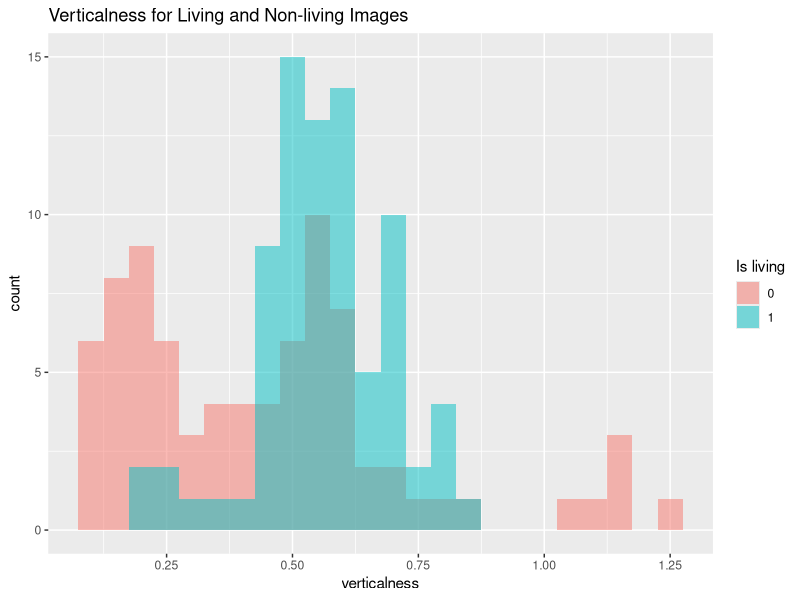
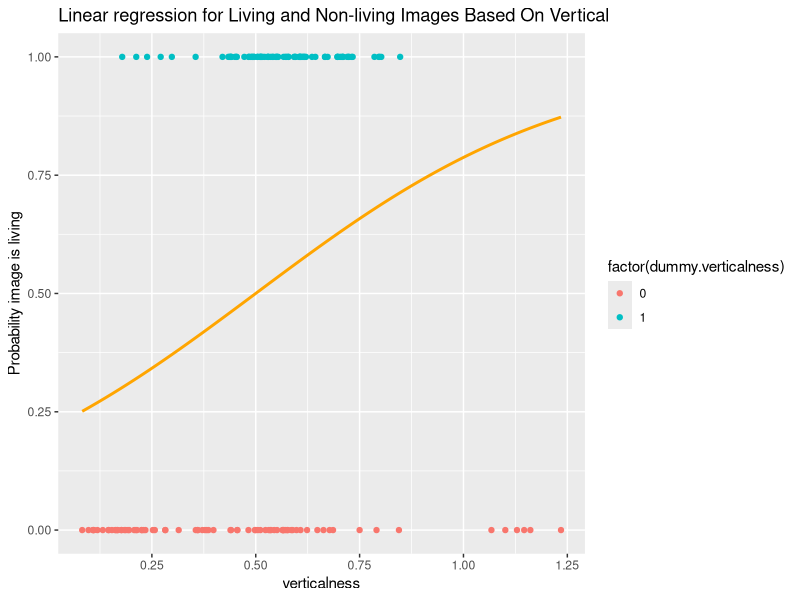
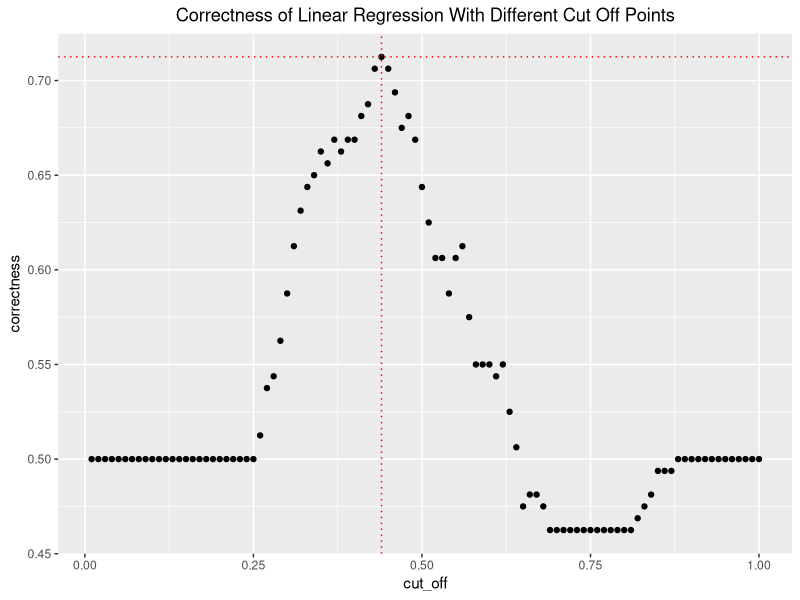

R code for these plots, in order: (Note: this script raises an error after producing the figures.)
library(ggplot2)
library(tidyr)

set.seed(3060)

get_living_loc <- function() {
  return(c(1:40, 61:80, 101:120))  
}

get_non_living_loc <- function() {
  return(c(41:60, 81:100, 121:160))
}

get_all_loc <- function() {
  return(1:160)
}

living_labels <- c("banana", "cherry", "flower", "pear")



print("##################  1.1 #########################")

#read.csv(config::get())
DATA <- read.csv("40153557_features.csv")

# classify: nonliving = 0, living = 1
#DOES THIS DATA NEED SHUFFLED? I DON'T THINK SO
data_shuffled <- DATA
data_shuffled$dummy.verticalness <- 0
data_shuffled$dummy.verticalness[data_shuffled$label %in% living_labels] <- 1

# randomly shuffle rows:
data_shuffled = data_shuffled[sample(nrow(data_shuffled)),]

# visualise data on histogram
# COULD UPDATE WITH A BETTER LEGEND :)
veticalness_histogram <- ggplot(data_shuffled, aes(x = verticalness, fill = as.factor(dummy.verticalness))) +
  geom_histogram(binwidth = 0.05, alpha = 0.5, position = 'identity') +
  ggtitle("Verticalness for Living and Non-living Images") +
  #scale_fill_continuous(name = "blah, breaks = c(0,1), labels = c("123", "sdf"))
  labs(fill=c("Is living"))

print(veticalness_histogram)

# perform linear regression
glmfit <- glm(dummy.verticalness ~ verticalness, 
              data = data_shuffled,
              family = 'binomial')
print("1.1: Linear regression for verticalness:")
print(summary(glmfit))

# create fitted line
values <- seq(min(data_shuffled$verticalness), max(data_shuffled$verticalness), length.out = 1000)
fitted.curve <- data.frame(verticalness = values)
fitted.curve[["dummy.verticalness"]] = predict(glmfit, fitted.curve, type="response")

# plot logistic regression
verticalness_plot <- ggplot(data_shuffled, aes(x=verticalness, y=dummy.verticalness)) + 
  geom_point(aes(colour = factor(dummy.verticalness)), 
             show.legend = T, position="dodge") +
  geom_line(data=fitted.curve, colour="orange", size=1) + 
  ggtitle("Linear regression for Living and Non-living Images Based On Vertical") +
  ylab("Probability image is living") +
  labs(fill=c("Is living")) 

print(verticalness_plot)
  


print("##################  1.2 #########################")


# change cut-off (p) value in 0.01 intervals:
p_data <- NULL
correct_data <- NULL
for (i in 1:100) {
  p <- (i)/100
  training_data <- data_shuffled
  training_data[["predicted_verticalness"]] = predict(glmfit, training_data, type="response")
  training_data[["predicted_correct"]] = 0
  training_data[["predicted_correct"]][training_data[["predicted_verticalness"]] > p] = 1

  correct_items = training_data[["predicted_correct"]] == training_data[["dummy.verticalness"]] 
  
  # proportion correct:
  correct <- nrow(training_data[correct_items,])/nrow(training_data)
  
  # append data to existing data
  p_data <- append(p_data, p)
  correct_data <- append(correct_data, correct)
}
# create df from data
correctness_cutoff_df <- data.frame(cut_off = p_data, correctness = correct_data)

# find largest correctness and corresponding cut off value
max_correctness_pos <- 0
max_correctness <- 0
for (i in 1:nrow(correctness_cutoff_df)) {
  if (correctness_cutoff_df[i, "correctness"] > max_correctness) {
    max_correctness <- correctness_cutoff_df[i, "correctness"]
    max_correctness_pos <- i
  }
}
max_cutoff_value <- correctness_cutoff_df[max_correctness_pos, "cut_off"]
print(paste("1.2: max correctness = ", max_correctness, "at a cut-off value of ", max_cutoff_value))

# graph results
correctness_cutoff_graph <- ggplot(data = correctness_cutoff_df, aes(x = cut_off, y = correctness)) +
  geom_point() +
  geom_hline(yintercept = max_correctness, linetype="dotted", 
             color = "red", size=0.5) +
  geom_vline(xintercept = max_cutoff_value, linetype="dotted", 
             color = "red", size=0.5) +
  ggtitle("Correctness of Linear Regression With Different Cut Off Points") +
  theme(plot.title = element_text(hjust = 0.5))

print(correctness_cutoff_graph)






print("##################  1.3 #########################")

# create data frame with living and non-living categories
#catorgised_data <- DATA
catorgised_data$catagory <- "non-living"
catorgised_data$catagory[catorgised_data$label %in% living_labels] <- "living"


# height graph
height_graph <- ggplot(catorgised_data, aes(x = height, fill = as.factor(catagory))) +
  geom_density(adjust = 1.5, alpha = 0.5) + 
  ggtitle("Density plot of:\nHeight for Living and Non-living Images") +
  theme(plot.title = element_text(hjust = 0.5)) +
  labs(fill=c("Living status"))
print(height_graph)


# width graph
width_graph <- ggplot(catorgised_data, aes(x = width, fill = as.factor(catagory))) +
  geom_density(adjust = 1.2, alpha = 0.5) + 
  ggtitle("Density plot of:\nWidth for Living and Non-living Images") +
  theme(plot.title = element_text(hjust = 0.5)) +
  labs(fill=c("Living status"))

print(width_graph)


# span graph
span_graph <- ggplot(catorgised_data, aes(x = height, fill = as.factor(catagory))) +
  geom_density(adjust = 1.5, alpha = 0.5) + 
  ggtitle("Density plot of:\nSpan for Living and Non-living Images") +
  theme(plot.title = element_text(hjust = 0.5)) +
  labs(fill=c("Living status"))

print(span_graph)


# create fresh data set and shuffle
data_shuffled <- DATA
data_shuffled$living_status <- 0
data_shuffled$living_status[catorgised_data$label %in% living_labels] <- 1
data_shuffled = data_shuffled[sample(nrow(data_shuffled)),]

# build 3-way logistic regression model
glmfit_3_way <- glm(living_status ~ height + width + span, 
                    data = data_shuffled, 
                    family = 'binomial')
print("1.3: Linear regression for nr_pix, width and span:")
print(summary(glmfit_3_way))


# set up 5-fold crossvalidation
NUM_K_FOLDS <- 5

# split into number of folds (in this case it is 5)
data_shuffled$folds <- cut(seq(1:nrow(data_shuffled)), 
                           breaks=NUM_K_FOLDS,
                           labels=FALSE)

# preform 5-fold crossvalidation with different cutoff points to find
# the cut off value that provides the highest accuray
cut_off_values <- c() # to record cut off that gives highest correctness
correctness_values_for_each_cut_off <- c() # to record correctness for each cut off value
correctectness_values <- c() # to store correctness for each fold

#data_shuffled$predicted_correct = 0
for (x in 1:100) {
  cut_off_value <- x/100
  cut_off_values <- append(cut_off_values, cut_off_value)
  
  # preform cross validation for particular cut off value
  for (i in 1:NUM_K_FOLDS) {
    # create training and validation data for particular fold
    train_items_this_fold  = data_shuffled[data_shuffled$folds != i,] 
    validation_items_this_fold = data_shuffled[data_shuffled$folds == i,]
    
    # fit linear regression model on this fold
    this_glmfit <- glm(living_status ~ height + width + span, 
                       data = train_items_this_fold, 
                       family = 'binomial')
    
    # validate current linear regression model
    validation_items_this_fold$prediction = predict(this_glmfit, validation_items_this_fold, type="response")
    validation_items_this_fold$predicted_correct = 0
    validation_items_this_fold$predicted_correct[validation_items_this_fold$prediction > cut_off_value] = 1
    
    # calculate correctness
    correct_items = validation_items_this_fold$predicted_correct == validation_items_this_fold$living_status
    num_correct = nrow(validation_items_this_fold[correct_items,])
    proportion_correct = num_correct / nrow(validation_items_this_fold)
    
    # record if individual image was correct for use in part 1.5
    
    
    # recoed correctness with corresponding number of folds
    correctectness_values <- append(correctectness_values, proportion_correct)
    #fold_num <- append(fold_num, i)
  }
  # record mean correctness value over all folds
  correctness_values_for_each_cut_off <- append(correctness_values_for_each_cut_off, mean(correctectness_values))
  correctectness_values <- c()
  
}
correctness_cutoff_df <- data.frame(cut_off = cut_off_values, correctness = correctness_values_for_each_cut_off)

# find largest correctness and corresponding cut off value
max_correctness_pos <- 0
max_correctness <- 0
for (i in 1:nrow(correctness_cutoff_df)) {
  if (correctness_cutoff_df[i, "correctness"] > max_correctness) {
    max_correctness <- correctness_cutoff_df[i, "correctness"]
    max_correctness_pos <- i
  }
}
max_cutoff_value <- correctness_cutoff_df[max_correctness_pos, "cut_off"]
print(paste("1.3: max correctness = ", max_correctness, "at a cut-off value of ", max_cutoff_value))


# Plot graph to visualise results of changing the cutoff value on correctness
correctness_cut_off_graph <- ggplot(data = correctness_cutoff_df, aes(x = cut_off_values, y = correctness_values_for_each_cut_off)) +
  geom_point() +
  scale_y_continuous(name="Correctness") +
  scale_x_continuous(name = "Cut Off Value") +
  ggtitle("Correctness of Linear Regression Model Under Differing Cut Off Values") +
  geom_hline(yintercept = max_correctness, linetype="dotted", color = "red", size=1) +
  geom_vline(xintercept = max_cutoff_value, linetype="dotted", color = "red", size=1)
print(correctness_cut_off_graph)


# MAYBE TURN THIS INTO A FUNCTION
#Preform k-fold cross validation with best suited cutoff point as calculated above
fold_num <- c() # to store fold
correct <- c() # store of each image is correct for use in part 1.5
for (i in 1:NUM_K_FOLDS) {
  # create training and validation data for particular fold
  train_items_this_fold  = data_shuffled[data_shuffled$folds != i,] 
  validation_items_this_fold = data_shuffled[data_shuffled$folds == i,]
  
  # fit linear regression model on this fold
  this_glmfit <- glm(living_status ~ height + width + span, 
                     data = train_items_this_fold, 
                     family = 'binomial')
  
  # validate current linear regression model
  validation_items_this_fold$prediction = predict(this_glmfit, validation_items_this_fold, type="response")
  validation_items_this_fold$predicted_correct = 0
  validation_items_this_fold$predicted_correct[validation_items_this_fold$prediction > max_cutoff_value] = 1
  
  # calculate correctness
  correct_items = validation_items_this_fold$predicted_correct == validation_items_this_fold$living_status
  correct <- append(correct, correct_items)
  num_correct = nrow(validation_items_this_fold[correct_items,])
  proportion_correct = num_correct / nrow(validation_items_this_fold)
  
  # recoed correctness with corresponding number of folds
  correctectness_values <- append(correctectness_values, proportion_correct)
  fold_num <- append(fold_num, i)
}
data_shuffled$predicted_correct = correct

# Understand corrrectness readings from 5-fold test
final_correctness_value <- mean(correctectness_values)
print(correctectness_values)
print(paste("Average correctness of linear regression model measured from 5-fold test:", final_correctness_value, 
            ",using a cut-off value of:", max_cutoff_value))

# Visualise correctness in a graph
correctness_5_fold_df <- data.frame(fold_num, correctectness_values)
correctness_5_fold_graph <- ggplot(data = correctness_5_fold_df, aes(x = fold_num, y = correctectness_values)) +
  geom_point() +
  scale_y_continuous(name="Correctness", limits=c(0, 1)) +
  scale_x_continuous(name = "Fold number") +
  ggtitle(paste("Correctness of Linear Regression Model via 5-fold Analysis\nWith Cut-off Value of ", max_cutoff_value)) +
  theme(plot.title = element_text(hjust = 0.5)) +
  geom_hline(yintercept = final_correctness_value,linetype="dotted", color = "red", size=1)

print(correctness_5_fold_graph)












print("##################  1.4 #########################")

# Create a vector brom binomial that has probability of 0.5
binom_probability <- 0.5
number_correct <- nrow(DATA) * final_correctness_value
model_range <- 1:nrow(DATA)
bimom_model <- dbinom(model_range, nrow(DATA), binom_probability)
plot(model_range, bimom_model, type="l", col="blue", lty=1, lwd=3, 
     xlab="sucesses", ylab="Density", 
     main=paste("Binomial Distribution\n n =" ,nrow(DATA), ", p =", binom_probability))

# Mark where the correctness of the model is
abline(v=(number_correct), col="red", lty=2, lwd=3)

# Work out p value for correctness
p_value <- pnorm(number_correct, nrow(DATA), binom_probability)
print(paste("1.4: P value for a correctness of ", final_correctness_value, "is", p_value))






print("##################  1.5 #########################")
write.csv(data_shuffled, "testing.csv")
get_incorrectness <- function(my_label) {
  label_subset <- subset(data_shuffled, label == my_label)
  #label_subset_incorrect <- label_subset[label_subset$predicted_correct == FALSE,]
  part_incorrect <- nrow(label_subset[!label_subset$predicted_correct,]) / nrow(label_subset)
  return(part_incorrect)
}

data_shuffled$living_status[catorgised_data$label %in% living_labels] <- 1
data_shuffled = data_shuffled[sample(nrow(data_shuffled)),]

# get list of labels to loop over
labels <- levels(as.factor(DATA$label))
incorrectness <- c()
length(labels)
# record incorrectness
# create data frame in order to plot results
living <- c()
for (i in 1:length(labels)) {
  this_label <- labels[i]
  this_incorrectness <- get_incorrectness(this_label)
  incorrectness <- append(incorrectness, this_incorrectness)
  if (this_label %in% living_labels) {
    living <- append(living, c("living"))
  } else {
    living <- append(living, c("non-living"))
  }
  print(paste("Incorrectness rate of:", this_label, "=", this_incorrectness))
}

# create data frame in order to plot results
incorrectness_df <- data.frame(label = labels, 
                               living_status = living, 
                               incorrectness = incorrectness)

#incorrectness_graph <- ggplot(data = incorrectness_df + aes(x = label, y = incorrectness)) +
#  geom_bar(stat="identity")
#print(incorrectness_graph)



# MAKE A BETTER GRAPH
plot(incorrectness_df$label, incorrectness_df$incorrectness)

# Determine if wineglass result is signifiant
# MAYBE CHANGE FROM HARDCODED VALUE
num_incorrect_wineglass <- 2
print(paste("P-value of wineglass result:", pbinom(num_incorrect_wineglass, 20, 0.5)))

      
